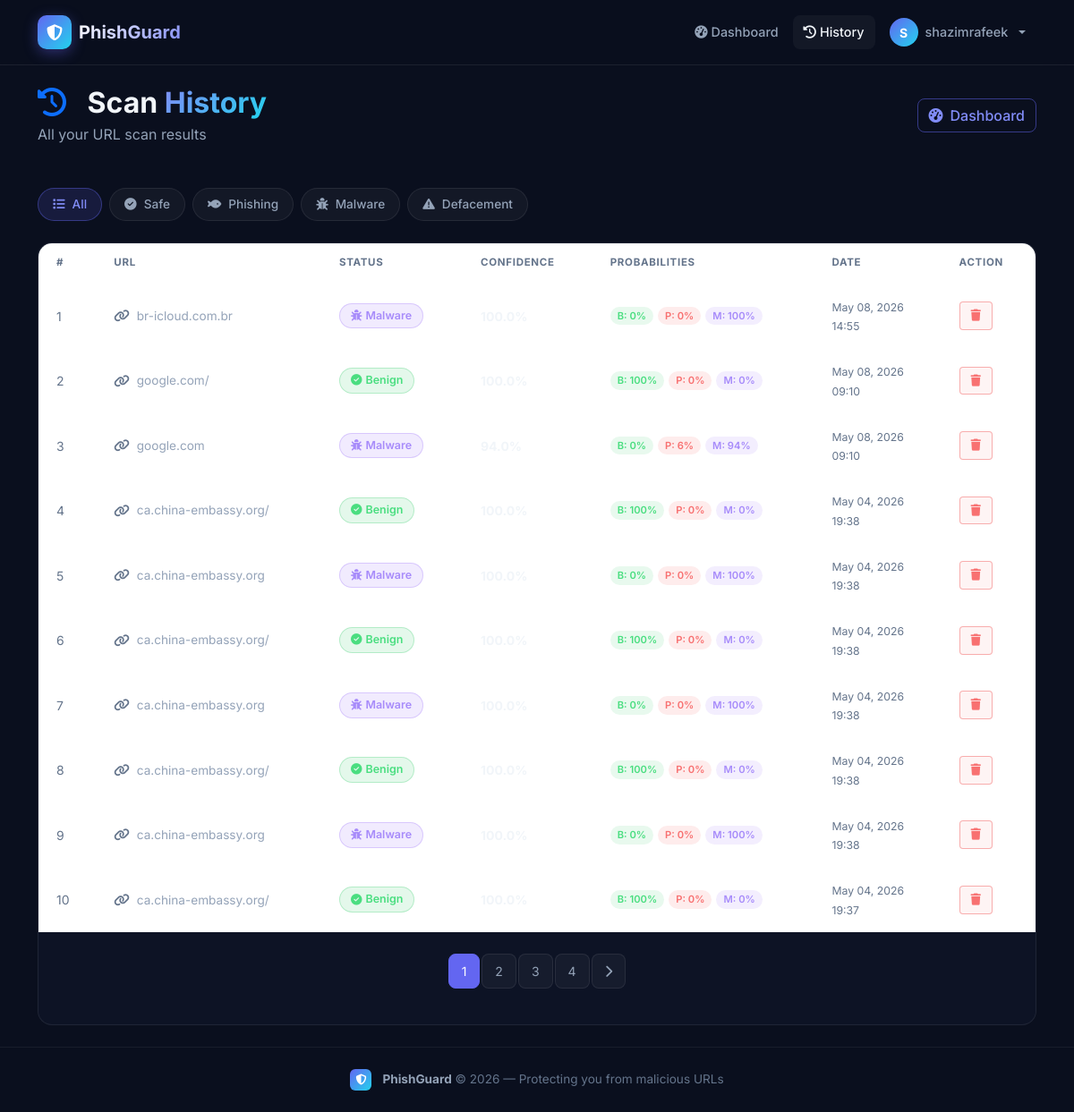
The app's page /history (signed in) with its own data.
### app.py (models this page shows, shortened)
class User(UserMixin, db.Model):
    id = db.Column(db.Integer, primary_key=True)
    username = db.Column(db.String(80), unique=True, nullable=False)
    email = db.Column(db.String(120), unique=True, nullable=False)
    password_hash = db.Column(db.String(255), nullable=False)
    created_at = db.Column(db.DateTime, default=datetime.utcnow)
    scans = db.relationship('ScanHistory', backref='user', lazy=True)

class ScanHistory(db.Model):
    id = db.Column(db.Integer, primary_key=True)
    url = db.Column(db.String(2048), nullable=False)
    prediction = db.Column(db.String(50), nullable=False)
    confidence = db.Column(db.Float, nullable=False)
    benign_prob = db.Column(db.Float, nullable=False)
    defacement_prob = db.Column(db.Float, nullable=False)
    phishing_prob = db.Column(db.Float, nullable=False)
    malware_prob = db.Column(db.Float, nullable=False)
    scanned_at = db.Column(db.DateTime, default=datetime.utcnow)
    user_id = db.Column(db.Integer, db.ForeignKey('user.id'), nullable=False)

### app.py (the view)
@app.route('/history')
@login_required
def history():
    page = request.args.get('page', 1, type=int)
    per_page = 10
    filter_type = request.args.get('filter', 'all')
    query = ScanHistory.query.filter_by(user_id=current_user.id)
    if filter_type != 'all':
        query = query.filter_by(prediction=filter_type)
    scans = query.order_by(
        ScanHistory.scanned_at.desc()
    ).paginate(page=page, per_page=per_page, error_out=False)
    return render_template('history.html', scans=scans, filter_type=filter_type)

### app.py (called while the page is built)
@login_manager.user_loader
def load_user(user_id):
    return User.query.get(int(user_id))

### templates/history.html (shortened to what this page needs)
{% extends "base.html" %}
{% block content %}
<div class="dashboard-page pt-5 mt-4">
    <div class="container py-4">
        <div class="dashboard-header mb-5">
            <div class="row align-items-center">
                <div class="col">
                    <h1 class="dashboard-title">
                        <i class="fas fa-clock-rotate-left me-3 text-primary"></i>
                        Scan <span class="text-gradient">History</span>
                    </h1>
                    <p class="text-muted mb-0">All your URL scan results</p>
                </div>
                <div class="col-auto">
                    <a href="{{ url_for('dashboard') }}" class="btn btn-outline-primary">
                        <i class="fas fa-gauge-high me-2"></i>Dashboard
                    </a>
                </div>
            </div>
        </div>
        <div class="filter-tabs mb-4">
            <a href="{{ url_for('history', filter='all') }}"
               class="filter-tab {% if filter_type == 'all' %}active{% endif %}">
                <i class="fas fa-list me-2"></i>All
            </a>
            <a href="{{ url_for('history', filter='benign') }}"
               class="filter-tab tab-benign {% if filter_type == 'benign' %}active{% endif %}">
                <i class="fas fa-circle-check me-2"></i>Safe
            </a>
            <a href="{{ url_for('history', filter='phishing') }}"
               class="filter-tab tab-phishing {% if filter_type == 'phishing' %}active{% endif %}">
                <i class="fas fa-fish me-2"></i>Phishing
            </a>
            <a href="{{ url_for('history', filter='malware') }}"
               class="filter-tab tab-malware {% if filter_type == 'malware' %}active{% endif %}">
                <i class="fas fa-bug me-2"></i>Malware
            </a>
            <a href="{{ url_for('history', filter='defacement') }}"
               class="filter-tab tab-defacement {% if filter_type == 'defacement' %}active{% endif %}">
                <i class="fas fa-triangle-exclamation me-2"></i>Defacement
            </a>
        </div>
        <div class="glass-card">
            <div class="glass-card-body p-0">
                {% if scans.items %}
                    <div class="table-responsive">
                        <table class="table table-hover mb-0 modern-table">
                            <thead>
                                <tr>
                                    <th>#</th>
                                    <th>URL</th>
                                    <th>Status</th>
                                    <th>Confidence</th>
                                    <th>Probabilities</th>
                                    <th>Date</th>
                                    <th>Action</th>
                                </tr>
                            </thead>
                            <tbody>
                                {% for scan in scans.items %}
                                <tr id="row-{{ scan.id }}">
                                    <td class="text-muted">{{ loop.index + (scans.page - 1) * 10 }}</td>
                                    <td>
                                        <div class="url-cell" title="{{ scan.url }}">
                                            <i class="fas fa-link me-2 text-muted"></i>
                                            <a href="{{ scan.url }}" target="_blank" class="url-link"
                                               rel="noopener noreferrer">
                                                {{ scan.url[:60] }}{% if scan.url|length > 60 %}...{% endif %}
                                            </a>
                                        </div>
                                    </td>
                                    <td>
                                        <span class="badge-threat badge-{{ scan.prediction }}">
                                            <i class="fas fa-{% if scan.prediction == 'benign' %}circle-check{% elif scan.prediction == 'phishing' %}fish{% elif scan.prediction == 'malware' %}bug{% else %}triangle-exclamation{% endif %} me-1"></i>
                                            {{ scan.prediction.capitalize() }}
                                        </span>
                                    </td>
                                    <td>
                                        <strong>{{ "%.1f"|format(scan.confidence) }}%</strong>
                                    </td>
                                    <td>
                                        <div class="mini-probs">
                                            <span class="mini-prob benign" title="Benign">
                                                B: {{ "%.0f"|format(scan.benign_prob) }}%
                                            </span>
                                            <span class="mini-prob phishing" title="Phishing">
                                                P: {{ "%.0f"|format(scan.phishing_prob) }}%
                                            </span>
                                            <span class="mini-prob malware" title="Malware">
                                                M: {{ "%.0f"|format(scan.malware_prob) }}%
                                            </span>
                                        </div>
                                    </td>
                                    <td>
                                        <small class="text-muted">
                                            {{ scan.scanned_at.strftime('%b %d, %Y') }}<br>
                                            {{ scan.scanned_at.strftime('%H:%M') }}
                                        </small>
                                    </td>
                                    <td>
                                        <button class="btn btn-sm btn-outline-danger delete-btn"
                                                onclick="deleteScan({{ scan.id }})">
                                            <i class="fas fa-trash"></i>
                                        </button>
                                    </td>
                                </tr>
                                {% endfor %}
                            </tbody>
                        </table>
                    </div>
                    {% if scans.pages > 1 %}
                    <div class="d-flex justify-content-center p-4">
                        <nav>
                            <ul class="pagination pagination-modern">
                                {% for page_num in scans.iter_pages(left_edge=2, right_edge=2, left_current=2, right_current=2) %}
                                    {% if page_num %}
                                        <li class="page-item {% if page_num == scans.page %}active{% endif %}">
                                            <a class="page-link" href="{{ url_for('history', page=page_num, filter=filter_type) }}">
                                                {{ page_num }}
                                            </a>
                                        </li>
                                    {% else %}
                                        <li class="page-item disabled">
                                            <span class="page-link">...</span>
                                        </li>
                                    {% endif %}
                                {% endfor %}
                                {% if scans.has_next %}
                                    <li class="page-item">
                                        <a class="page-link" href="{{ url_for('history', page=scans.next_num, filter=filter_type) }}">
                                            <i class="fas fa-chevron-right"></i>
                                        </a>
                                    </li>
                                {% endif %}
                            </ul>
                        </nav>
                    </div>
                    {% endif %}
                {% endif %}
            </div>
        </div>
    </div>
</div>
{% endblock %}

### templates/base.html (shortened to what this page needs)
<!DOCTYPE html>
<html lang="en">
<head>
    <link href="https://cdn.jsdelivr.net/npm/bootstrap@5.3.0/dist/css/bootstrap.min.css" rel="stylesheet">
    <link href="https://cdnjs.cloudflare.com/ajax/libs/font-awesome/6.4.0/css/all.min.css" rel="stylesheet">
    <link href="{{ url_for('static', filename='css/style.css') }}" rel="stylesheet">
</head>
<body>
<nav class="navbar navbar-expand-lg navbar-dark fixed-top" id="mainNav">
    <div class="container">
        <a class="navbar-brand d-flex align-items-center gap-2" href="{{ url_for('index') }}">
            <div class="brand-icon">
                <i class="fas fa-shield-halved"></i>
            </div>
            <span class="brand-text">PhishGuard</span>
        </a>
        <div class="collapse navbar-collapse" id="navbarNav">
            <ul class="navbar-nav ms-auto align-items-center gap-1">
                {% if current_user.is_authenticated %}
                    <li class="nav-item">
                        <a class="nav-link {% if request.endpoint == 'dashboard' %}active{% endif %}"
                           href="{{ url_for('dashboard') }}">
                            <i class="fas fa-gauge-high me-1"></i>Dashboard
                        </a>
                    </li>
                    <li class="nav-item">
                        <a class="nav-link {% if request.endpoint == 'history' %}active{% endif %}"
                           href="{{ url_for('history') }}">
                            <i class="fas fa-clock-rotate-left me-1"></i>History
                        </a>
                    </li>
                    <li class="nav-item dropdown">
                        <a class="nav-link dropdown-toggle user-menu" href="#" data-bs-toggle="dropdown">
                            <div class="user-avatar">
                                {{ current_user.username[0].upper() }}
                            </div>
                            <span>{{ current_user.username }}</span>
                        </a>
                    </li>
                {% endif %}
            </ul>
        </div>
    </div>
</nav>
<main>
    {% block content %}{% endblock %}
</main>
<footer class="footer mt-auto">
    <div class="container text-center">
        <div class="footer-content">
            <div class="brand-icon-sm">
                <i class="fas fa-shield-halved"></i>
            </div>
            <p class="mb-0">
                <strong>PhishGuard</strong> &copy; {{ 2026 }} — Protecting you from malicious URLs
            </p>
        </div>
    </div>
</footer>
</body>
</html>

### records on screen
User: username "S", username "shazimrafeek"
ScanHistory: url "br-icloud.com.br", prediction "Malware", benign_prob "0", phishing_prob "0", malware_prob "100", scanned_at "May 08, 2026", scanned_at "14:55"
ScanHistory: url "google.com/", prediction "Benign", benign_prob "100", phishing_prob "0", malware_prob "0", scanned_at "May 08, 2026", scanned_at "09:10"
ScanHistory: url "google.com", prediction "Malware", benign_prob "0", phishing_prob "6", malware_prob "94", scanned_at "May 08, 2026", scanned_at "09:10"
ScanHistory: url "ca.china-embassy.org/", prediction "Benign", benign_prob "100", phishing_prob "0", malware_prob "0", scanned_at "May 04, 2026", scanned_at "19:38"
ScanHistory: url "ca.china-embassy.org", prediction "Malware", benign_prob "0", phishing_prob "0", malware_prob "100", scanned_at "May 04, 2026", scanned_at "19:38"
ScanHistory: url "ca.china-embassy.org/", prediction "Benign", benign_prob "100", phishing_prob "0", malware_prob "0", scanned_at "May 04, 2026", scanned_at "19:38"
ScanHistory: url "ca.china-embassy.org", prediction "Malware", benign_prob "0", phishing_prob "0", malware_prob "100", scanned_at "May 04, 2026", scanned_at "19:38"
ScanHistory: url "ca.china-embassy.org/", prediction "Benign", benign_prob "100", phishing_prob "0", malware_prob "0", scanned_at "May 04, 2026", scanned_at "19:38"
ScanHistory: url "ca.china-embassy.org", prediction "Malware", benign_prob "0", phishing_prob "0", malware_prob "100", scanned_at "May 04, 2026", scanned_at "19:38"
ScanHistory: url "ca.china-embassy.org/", prediction "Benign", benign_prob "100", phishing_prob "0", malware_prob "0", scanned_at "May 04, 2026", scanned_at "19:37"

### other values on screen
{{ page_num }} "1" "2" "3" "4"
{{ 2026 }} "2026"
